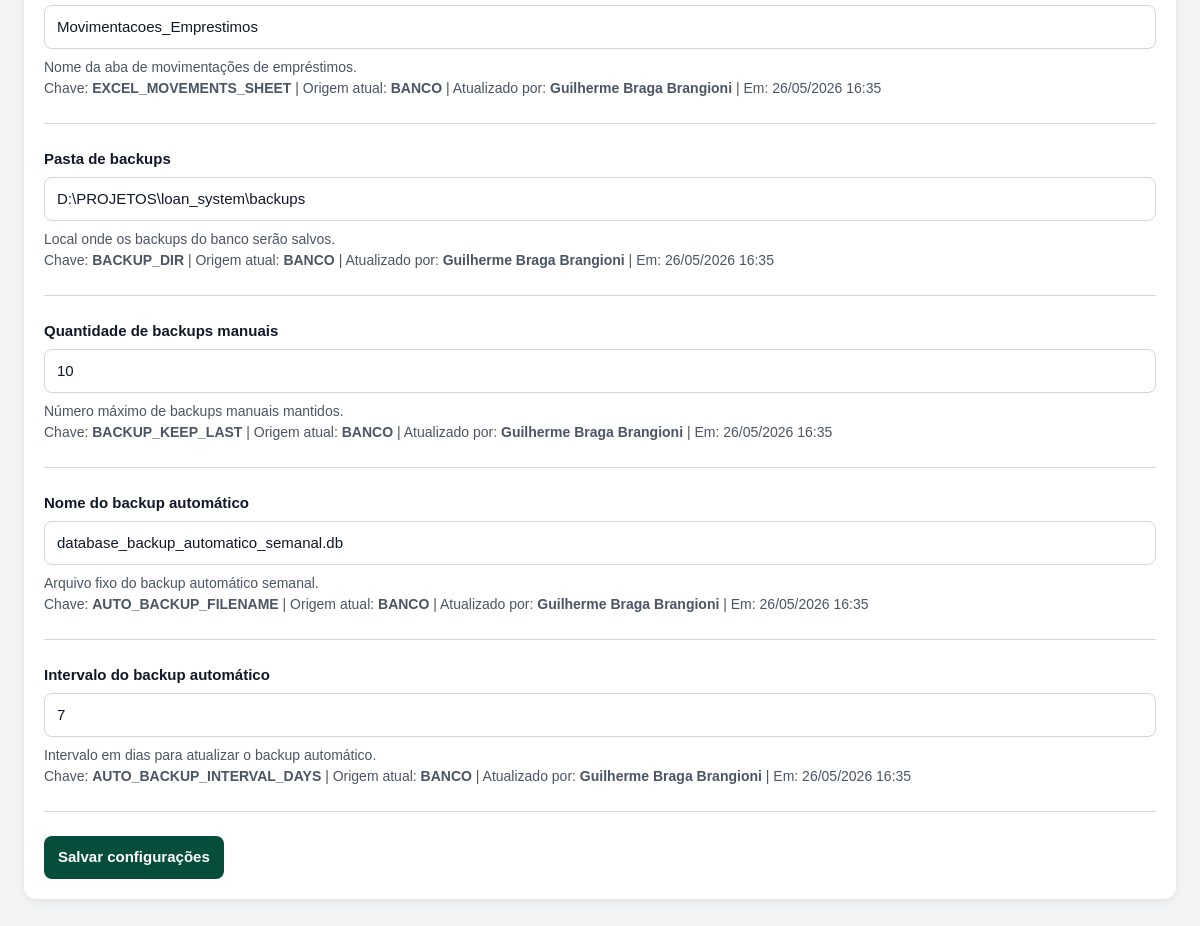
/configuracoes/ (signed in, lower part), run on an earlier commit of the app's database.
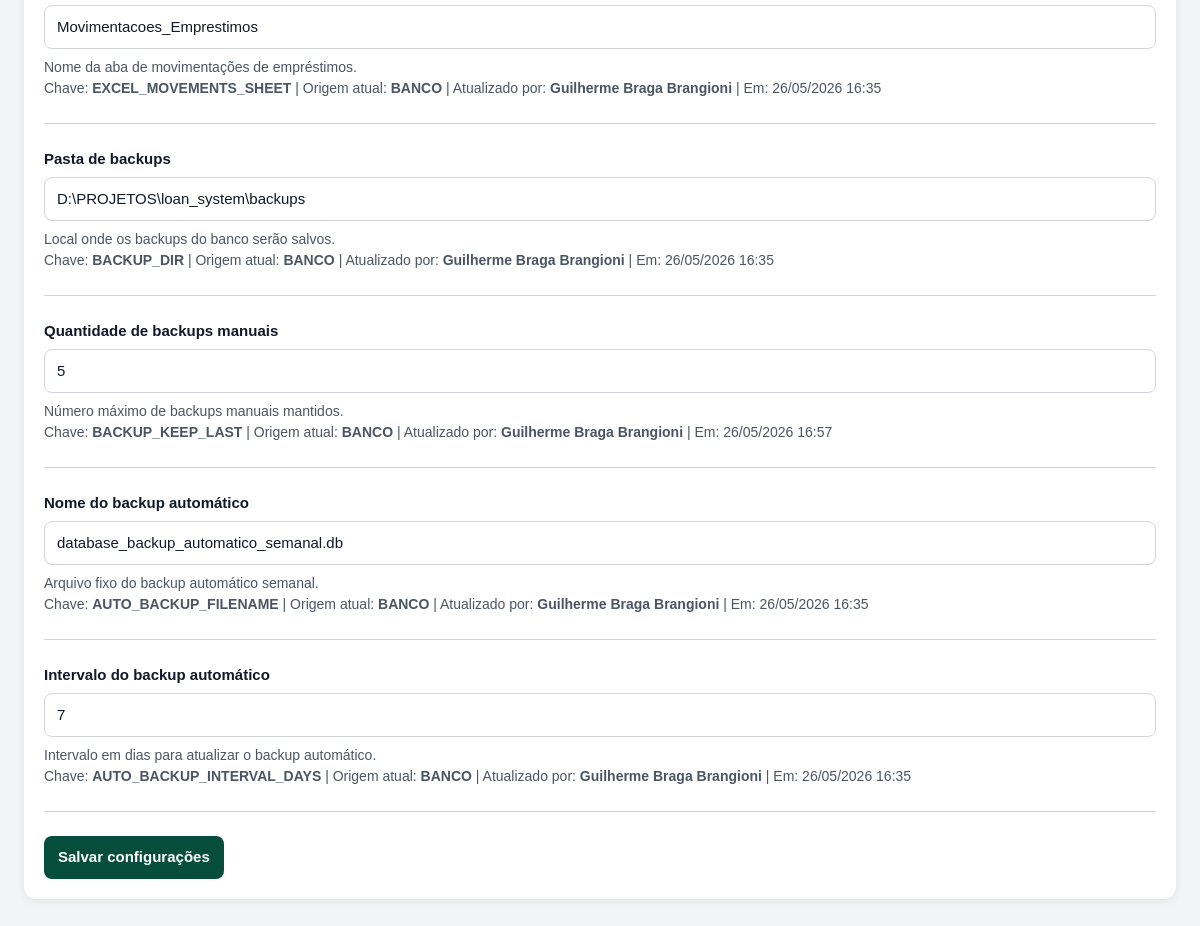
And on a later commit of the database.
### models/app_setting.py (models this page shows)
class AppSetting(db.Model):
    __tablename__ = "app_settings"
    id = db.Column(db.Integer, primary_key=True)
    key = db.Column(db.String(100), nullable=False, unique=True, index=True)
    value = db.Column(db.Text)
    description = db.Column(db.String(255))
    updated_by = db.Column(db.String(255))
    created_at = db.Column(db.DateTime, default=datetime.utcnow)
    updated_at = db.Column(
        db.DateTime,
        default=datetime.utcnow,
        onupdate=datetime.utcnow,
    )

### routes/settings_routes.py (the view, shortened to what this page needs)
@settings_bp.route("/", methods=["GET", "POST"])
@role_required(UserRole.ADMIN.value)
def settings_page():
    settings = AppSettingService.list_settings_with_values(
        current_app.config
    )
    return render_template(
        "settings.html",
        settings=settings,
    )

### services/auth_service.py (called while the page is built)
    @staticmethod
    def count_users() -> int:
        return SystemUser.query.count()

    @staticmethod
    def get_current_user() -> SystemUser | None:
        user_id = session.get(AuthService.SESSION_USER_ID_KEY)
        if not user_id:
            return None
        user = db.session.get(SystemUser, user_id)
        if not user or not user.active:
            AuthService.logout_user()
            return None
        return user

### templates/settings.html (shortened to what this page needs)
{% extends "base.html" %}
{% block content %}
<form method="post" class="form-card">
    {% for setting in settings %}
        <label for="{{ setting.key }}">
            {{ setting.label }}
        </label>
        <input
            type="text"
            id="{{ setting.key }}"
            name="{{ setting.key }}"
            value="{{ setting.value }}"
        >
        <p class="hint">
            {{ setting.description }}
            <br>
            Chave: <strong>{{ setting.key }}</strong>
            |
            Origem atual: <strong>{{ setting.source }}</strong>
            {% if setting.updated_by %}
                |
                Atualizado por: <strong>{{ setting.updated_by }}</strong>
            {% endif %}
            {% if setting.updated_at %}
                |
                Em: {{ setting.updated_at.strftime("%d/%m/%Y %H:%M") }}
            {% endif %}
        </p>
        <hr>
    {% endfor %}
    <button type="submit">
        Salvar configurações
    </button>
</form>
{% endblock %}

### templates/base.html (shortened to what this page needs)
<!DOCTYPE html>
<html lang="pt-BR">
<head>
    <link rel="stylesheet" href="{{ url_for('static', filename='style.css') }}">
</head>
<body>
    <main class="container">
        {% block content %}{% endblock %}
    </main>
</body>
</html>

### static/style.css (style rules this page uses)
* { box-sizing: border-box; }
body { margin: 0; padding: 0; font-family: Arial, Helvetica, sans-serif; font-size: 15px; line-height: 1.5; background: #f3f4f6; color: #111827; }
hr { border: none; border-top: 1px solid #d1d5db; margin: 24px 0; }
main, .container { max-width: 1400px; margin: 0 auto; padding: 24px; }
.hint { color: #4b5563; font-size: 14px; margin: 8px 0 16px; }
form { margin: 0; }
.form-card { background: white; padding: 20px; border-radius: 12px; margin-bottom: 20px; box-shadow: 0 2px 8px rgba(0, 0, 0, 0.08); }
label { display: block; font-weight: 600; margin-top: 12px; margin-bottom: 6px; color: #111827; }
input, select, textarea { width: 100%; padding: 10px 12px; border: 1px solid #d1d5db; border-radius: 8px; font: inherit; background: white; color: #111827; }
button, .button { display: inline-flex; align-items: center; justify-content: center; min-height: 40px; padding: 10px 14px; border: none; border-radius: 8px; background: #2563eb; color: white; font: inherit; font-weight: 600; text-decoration: none; cursor: pointer; }
:root { --primary-green: #064e3b; --primary-green-hover: #065f46; --primary-green-light: #d1fae5; --primary-green-border: #10b981; --primary-green-text: #064e3b; }
button, .button { background: var(--primary-green); color: white; }

What changed in the data, as far as the page shows it:
changed AppSetting "Número máximo de backups manuais mantidos.": BACKUP_KEEP_LAST "10" → "5"; updated_at "26/05/2026 16:35" → "26/05/2026 16:57"
